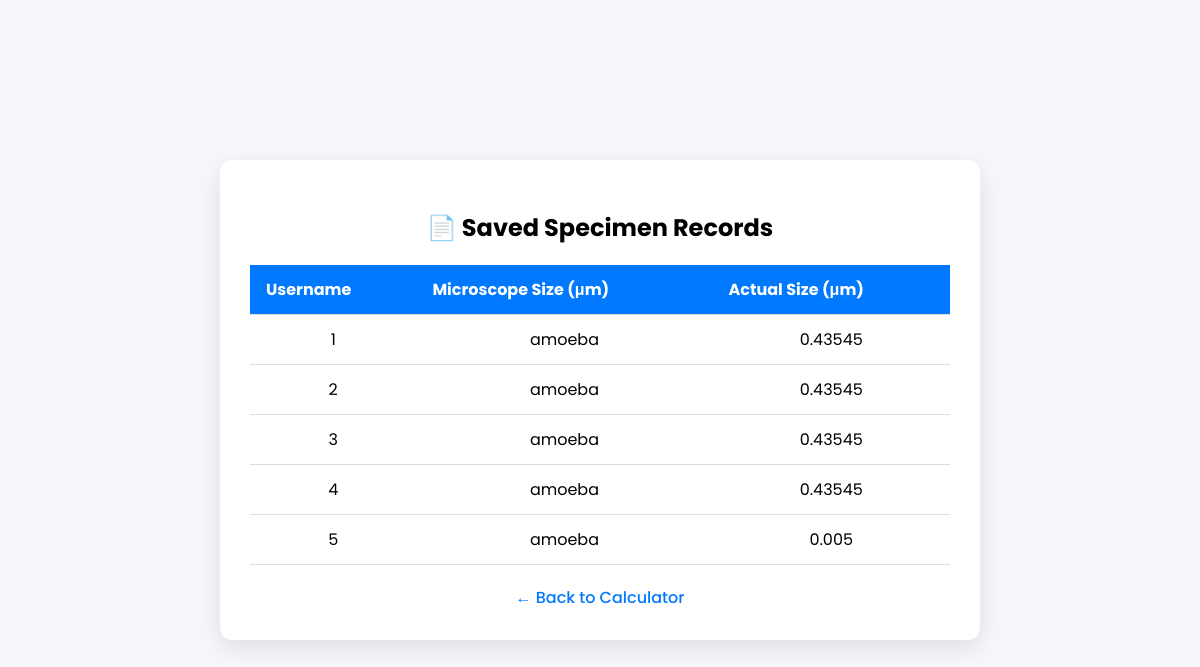
Before: /records with the older database file.
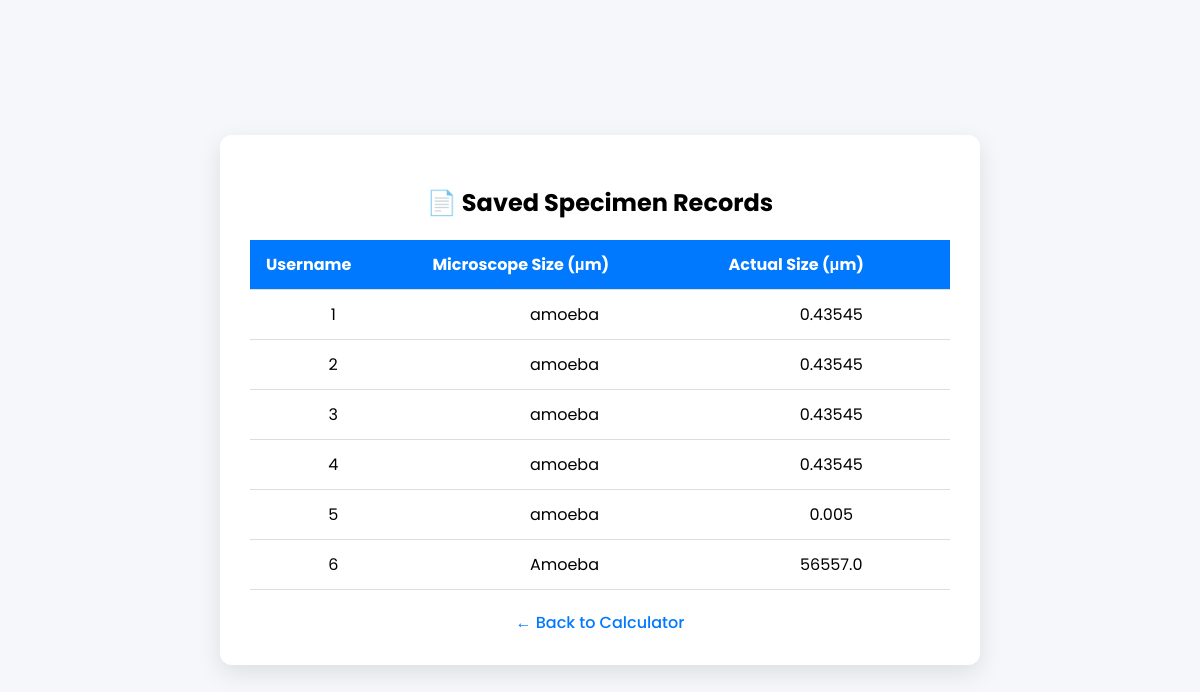
After: the same page with the newer database file.
### tables this page shows
CREATE TABLE specimens (
            id INTEGER PRIMARY KEY AUTOINCREMENT,
            username TEXT NOT NULL,
            microscope_size REAL NOT NULL,
            actual_size REAL NOT NULL
        );

### gui/web_gui.py (the view)
@app.route('/records')
def view_records():
    records = get_all_records()
    return render_template('records.html', records=records)

### app/database.py (called while the page is built)
def get_all_records():
    conn = sqlite3.connect(DB_NAME)
    cursor = conn.cursor()
    cursor.execute("SELECT * FROM specimens")
    results = cursor.fetchall()
    conn.close()
    return results

### gui/templates/records.html (shortened to what this page needs)
<!DOCTYPE html>
<html lang="en">
<head>
</head>
<body>
    <div class="container">
        <h2>📄 Saved Specimen Records</h2>
        {% if records %}
        <table>
            <tr>
                <th>Username</th>
                <th>Microscope Size (μm)</th>
                <th>Actual Size (μm)</th>
            </tr>
            {% for r in records %}
            <tr>
                <td>{{ r[0] }}</td>
                <td>{{ r[1] }}</td>
                <td>{{ r[2] }}</td>
            </tr>
            {% endfor %}
        </table>
        {% else %}
        <p>No records yet.</p>
        {% endif %}
        <a href="/">← Back to Calculator</a>
    </div>
</body>
</html>

### gui/templates/records.html (style rules this page uses)
body { font-family: 'Poppins', sans-serif; background-color: #f5f7fa; display: flex; justify-content: center; align-items: center; min-height: 100vh; margin: 0; }
.container { background: white; padding: 30px; border-radius: 12px; box-shadow: 0 8px 24px rgba(0,0,0,0.1); width: 90%; max-width: 700px; text-align: center; }
table { width: 100%; border-collapse: collapse; margin-top: 20px; }
th, td { padding: 12px 16px; border-bottom: 1px solid #ddd; }
th { background-color: #0179FE; color: white; text-align: left; }
a { display: inline-block; margin-top: 20px; color: #0179FE; text-decoration: none; font-weight: 500; }

Changed rows visible on the page:
added specimens: id "6", username "Amoeba", microscope_size "56557.0"
